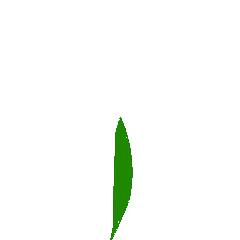
#> input picture imgsearch/leaf.png, 240 x 240 px
$ python tree.py   (Python 2 division)
#> lines starting #> are read from the running program, lines starting #| are printed output that depends on the picture

from random import randint
import Image

def r_pos(n):
    return tuple(map(lambda x:randint(0,x), (x,x)))

def r_size(size):
    return tuple(map(lambda x:randint(x/4,x), size))

def r_anglemaker(init):
    angle=[init,1]
    def clo():
        angle[1] *= -1
        return angle[0]*angle[1] + randint(0,angle[0]/2)-angle[0]/4
    return clo
r_angle=r_anglemaker(45)

import ImageEnhance
def r_color(img):
    enhancer = ImageEnhance.Brightness(img)
    factor = randint(2,8)/4.0
    return enhancer.enhance(factor)

def maketree():
    divs=(3,30)
    SIZE=400

    rows,cols=[map(lambda x:SIZE/div*x, range(1,div)) for div in divs]
    img=Image.open('leaf.png')
#> img is the input picture: PIL image 240x240 RGBA; mean R, G, B, A 0.9, 3.7, 0, 7
    for i in range(8):
        display(rows,cols,SIZE,img)
#> this loop made 8 passes
#> pass 1, in display, `bgimg.show()`:
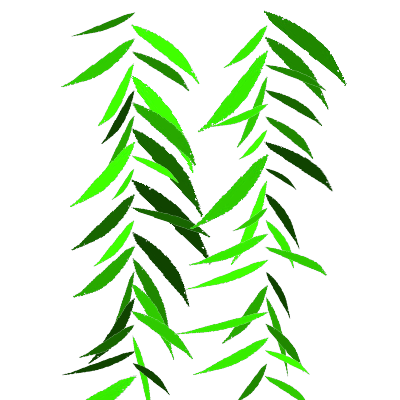
#> shown: PIL image 400x400 RGBA; mean R, G, B, A 7.5, 31.8, 0.3, 45.5; transparent parts drawn white
#> pass 2, in display (call 2), `bgimg.show()`:
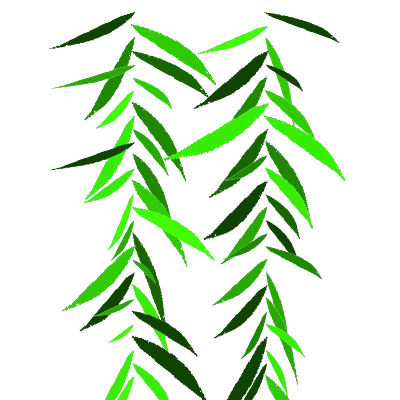
#> shown: PIL image 400x400 RGBA; mean R, G, B, A 7, 30, 0.2, 46.3; transparent parts drawn white

def display(rows,cols,bgsize,img):
    bgimg=Image.new('RGBA',size=(bgsize,)*2)
    for row in rows:
        for col in cols:
            im=img
            im=im.rotate(r_angle())
            im=im.resize(r_size(im.size))
            im=r_color(im)
            bands = im.split()
            new_pos=tuple(map(lambda (x,y):x-y/2, zip((row,col),im.size)))
            bgimg.paste(im, new_pos, mask=bands[3])
    bgimg.show()

maketree()
